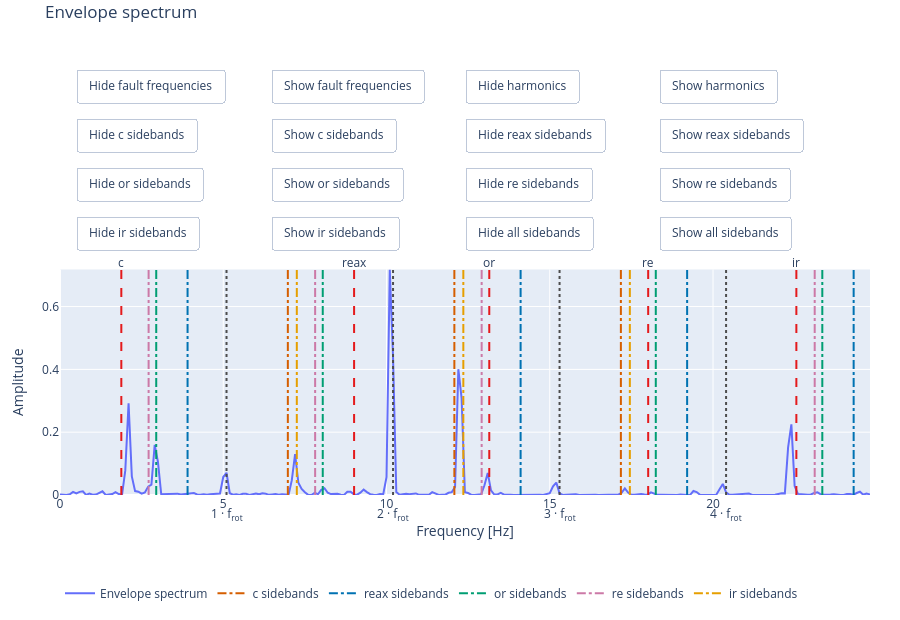

The cell this chart's notebook holds for it:
### Markdown cell above
It is also possible to add harmonics / sidebands vlines to the plot using methods `plot_harmonics` and `plot_bands`. Buttons provide interactivity with plot to determine why some of the components in the spectrum exists.

### Code cell
figure = plot_envelope_spectrum(freq, Pxx_envelope, frequency_of_rotation, fault_frequencies, normalise=normalise)
figure = plot_harmonics(figure, frequency_of_rotation, 5, normalise=normalise)
figure = plot_bands(figure, frequency_of_rotation, fault_frequencies, 3, normalise=normalise)
figure.show()

### Figure 1 — Plotly figure (JSON) as saved in the notebook; plotly's stock layout.template omitted (floating-point values rounded to 4 significant figures; data arrays with more than 128 entries replaced by an {"elided": "..."} marker saying what was removed)
{"data": [{"mode": "lines", "name": "Envelope spectrum", "type": "scatter", "x": {"elided": "32001 float values"}, "y": {"elided": "32001 float values"}}, {"hoverinfo": "skip", "legendgroup": "f_cage sidebands", "line": {"color": "#d55e00", "dash": "dashdot"}, "mode": "lines", "name": "c sidebands", "type": "scatter", "x": [null], "y": [null]}, {"hoverinfo": "skip", "legendgroup": "f_rolling_element_about_axis sidebands", "line": {"color": "#0072b2", "dash": "dashdot"}, "mode": "lines", "name": "reax sidebands", "type": "scatter", "x": [null], "y": [null]}, {"hoverinfo": "skip", "legendgroup": "f_outer_ring sidebands", "line": {"color": "#009e73", "dash": "dashdot"}, "mode": "lines", "name": "or sidebands", "type": "scatter", "x": [null], "y": [null]}, {"hoverinfo": "skip", "legendgroup": "f_rolling_element sidebands", "line": {"color": "#cc79a7", "dash": "dashdot"}, "mode": "lines", "name": "re sidebands", "type": "scatter", "x": [null], "y": [null]}, {"hoverinfo": "skip", "legendgroup": "f_inner_ring sidebands", "line": {"color": "#e69f00", "dash": "dashdot"}, "mode": "lines", "name": "ir sidebands", "type": "scatter", "x": [null], "y": [null]}], "layout": {"annotations": [{"showarrow": false, "text": "c", "x": 1.878, "xref": "x", "y": 0.5, "yref": "paper", "yshift": 0}, {"showarrow": false, "text": "reax", "x": 9.007, "xref": "x", "y": 0.5, "yref": "paper", "yshift": 0}, {"showarrow": false, "text": "or", "x": 13.15, "xref": "x", "y": 0.5, "yref": "paper", "yshift": 0}, {"showarrow": false, "text": "re", "x": 18.01, "xref": "x", "y": 0.5, "yref": "paper", "yshift": 0}, {"showarrow": false, "text": "ir", "x": 22.55, "xref": "x", "y": 0.5, "yref": "paper", "yshift": 0}, {"showarrow": false, "text": "1 · f<sub>rot</sub>", "x": 5.1, "xref": "x", "y": 0, "yref": "paper", "yshift": -30}, {"showarrow": false, "text": "2 · f<sub>rot</sub>", "x": 10.2, "xref": "x", "y": 0, "yref": "paper", "yshift": -30}, {"showarrow": false, "text": "3 · f<sub>rot</sub>", "x": 15.3, "xref": "x", "y": 0, "yref": "paper", "yshift": -30}, {"showarrow": false, "text": "4 · f<sub>rot</sub>", "x": 20.4, "xref": "x", "y": 0, "yref": "paper", "yshift": -30}, {"showarrow": false, "text": "5 · f<sub>rot</sub>", "x": 25.5, "xref": "x", "y": 0, "yref": "paper", "yshift": -30}], "height": 620, "legend": {"orientation": "h", "x": 0, "xanchor": "left", "y": -0.18, "yanchor": "top"}, "margin": {"b": 95, "l": 60, "r": 30, "t": 30}, "shapes": [{"line": {"color": "#e41a1c", "dash": "dash"}, "type": "line", "x0": 1.878, "x1": 1.878, "xref": "x", "y0": 0, "y1": 1, "yref": "y domain"}, {"line": {"color": "#e41a1c", "dash": "dash"}, "type": "line", "x0": 9.007, "x1": 9.007, "xref": "x", "y0": 0, "y1": 1, "yref": "y domain"}, {"line": {"color": "#e41a1c", "dash": "dash"}, "type": "line", "x0": 13.15, "x1": 13.15, "xref": "x", "y0": 0, "y1": 1, "yref": "y domain"}, {"line": {"color": "#e41a1c", "dash": "dash"}, "type": "line", "x0": 18.01, "x1": 18.01, "xref": "x", "y0": 0, "y1": 1, "yref": "y domain"}, {"line": {"color": "#e41a1c", "dash": "dash"}, "type": "line", "x0": 22.55, "x1": 22.55, "xref": "x", "y0": 0, "y1": 1, "yref": "y domain"}, {"line": {"color": "#4d4d4d", "dash": "dot"}, "type": "line", "x0": 5.1, "x1": 5.1, "xref": "x", "y0": 0, "y1": 1, "yref": "y domain"}, {"line": {"color": "#4d4d4d", "dash": "dot"}, "type": "line", "x0": 10.2, "x1": 10.2, "xref": "x", "y0": 0, "y1": 1, "yref": "y domain"}, {"line": {"color": "#4d4d4d", "dash": "dot"}, "type": "line", "x0": 15.3, "x1": 15.3, "xref": "x", "y0": 0, "y1": 1, "yref": "y domain"}, {"line": {"color": "#4d4d4d", "dash": "dot"}, "type": "line", "x0": 20.4, "x1": 20.4, "xref": "x", "y0": 0, "y1": 1, "yref": "y domain"}, {"line": {"color": "#4d4d4d", "dash": "dot"}, "type": "line", "x0": 25.5, "x1": 25.5, "xref": "x", "y0": 0, "y1": 1, "yref": "y domain"}, {"line": {"color": "#d55e00", "dash": "dashdot"}, "type": "line", "x0": 6.978, "x1": 6.978, "xref": "x", "y0": 0, "y1": 1, "yref": "y domain"}, {"line": {"color": "#d55e00", "dash": "dashdot"}, "type": "line", "x0": 12.08, "x1": 12.08, "xref": "x", "y0": 0, "y1": 1, "yref": "y domain"}, {"line": {"color": "#d55e00", "dash": "dashdot"}, "type": "line", "x0": 17.18, "x1": 17.18, "xref": "x", "y0": 0, "y1": 1, "yref": "y domain"}, {"line": {"color": "#0072b2", "dash": "dashdot"}, "type": "line", "x0": 3.907, "x1": 3.907, "xref": "x", "y0": 0, "y1": 1, "yref": "y domain"}, {"line": {"color": "#0072b2", "dash": "dashdot"}, "type": "line", "x0": 14.11, "x1": 14.11, "xref": "x", "y0": 0, "y1": 1, "yref": "y domain"}, {"line": {"color": "#0072b2", "dash": "dashdot"}, "type": "line", "x0": 19.21, "x1": 19.21, "xref": "x", "y0": 0, "y1": 1, "yref": "y domain"}, {"line": {"color": "#0072b2", "dash": "dashdot"}, "type": "line", "x0": 24.31, "x1": 24.31, "xref": "x", "y0": 0, "y1": 1, "yref": "y domain"}, {"line": {"color": "#009e73", "dash": "dashdot"}, "type": "line", "x0": 8.047, "x1": 8.047, "xref": "x", "y0": 0, "y1": 1, "yref": "y domain"}, {"line": {"color": "#009e73", "dash": "dashdot"}, "type": "line", "x0": 18.25, "x1": 18.25, "xref": "x", "y0": 0, "y1": 1, "yref": "y domain"}, {"line": {"color": "#009e73", "dash": "dashdot"}, "type": "line", "x0": 2.947, "x1": 2.947, "xref": "x", "y0": 0, "y1": 1, "yref": "y domain"}, {"line": {"color": "#009e73", "dash": "dashdot"}, "type": "line", "x0": 23.35, "x1": 23.35, "xref": "x", "y0": 0, "y1": 1, "yref": "y domain"}, {"line": {"color": "#009e73", "dash": "dashdot"}, "type": "line", "x0": 28.45, "x1": 28.45, "xref": "x", "y0": 0, "y1": 1, "yref": "y domain"}, {"line": {"color": "#cc79a7", "dash": "dashdot"}, "type": "line", "x0": 12.91, "x1": 12.91, "xref": "x", "y0": 0, "y1": 1, "yref": "y domain"}, {"line": {"color": "#cc79a7", "dash": "dashdot"}, "type": "line", "x0": 23.11, "x1": 23.11, "xref": "x", "y0": 0, "y1": 1, "yref": "y domain"}, {"line": {"color": "#cc79a7", "dash": "dashdot"}, "type": "line", "x0": 7.814, "x1": 7.814, "xref": "x", "y0": 0, "y1": 1, "yref": "y domain"}, {"line": {"color": "#cc79a7", "dash": "dashdot"}, "type": "line", "x0": 28.21, "x1": 28.21, "xref": "x", "y0": 0, "y1": 1, "yref": "y domain"}, {"line": {"color": "#cc79a7", "dash": "dashdot"}, "type": "line", "x0": 2.714, "x1": 2.714, "xref": "x", "y0": 0, "y1": 1, "yref": "y domain"}, {"line": {"color": "#cc79a7", "dash": "dashdot"}, "type": "line", "x0": 33.31, "x1": 33.31, "xref": "x", "y0": 0, "y1": 1, "yref": "y domain"}, {"line": {"color": "#e69f00", "dash": "dashdot"}, "type": "line", "x0": 17.45, "x1": 17.45, "xref": "x", "y0": 0, "y1": 1, "yref": "y domain"}, {"line": {"color": "#e69f00", "dash": "dashdot"}, "type": "line", "x0": 27.65, "x1": 27.65, "xref": "x", "y0": 0, "y1": 1, "yref": "y domain"}, {"line": {"color": "#e69f00", "dash": "dashdot"}, "type": "line", "x0": 12.35, "x1": 12.35, "xref": "x", "y0": 0, "y1": 1, "yref": "y domain"}, {"line": {"color": "#e69f00", "dash": "dashdot"}, "type": "line", "x0": 32.75, "x1": 32.75, "xref": "x", "y0": 0, "y1": 1, "yref": "y domain"}, {"line": {"color": "#e69f00", "dash": "dashdot"}, "type": "line", "x0": 7.253, "x1": 7.253, "xref": "x", "y0": 0, "y1": 1, "yref": "y domain"}, {"line": {"color": "#e69f00", "dash": "dashdot"}, "type": "line", "x0": 37.85, "x1": 37.85, "xref": "x", "y0": 0, "y1": 1, "yref": "y domain"}], "title": {"text": "Envelope spectrum", "y": 0.99, "yanchor": "top"}, "updatemenus": [{"buttons": [{"args": [{"annotations[0].visible": false, "annotations[1].visible": false, "annotations[2].visible": false, "annotations[3].visible": false, "annotations[4].visible": false, "shapes[0].visible": false, "shapes[1].visible": false, "shapes[2].visible": false, "shapes[3].visible": false, "shapes[4].visible": false}], "label": "Hide fault frequencies", "method": "relayout"}], "direction": "right", "pad": {"b": 2, "r": 10, "t": 2}, "showactive": false, "type": "buttons", "x": 0.02, "xanchor": "left", "y": 0.92, "yanchor": "top"}, {"buttons": [{"args": [{"annotations[0].visible": true, "annotations[1].visible": true, "annotations[2].visible": true, "annotations[3].visible": true, "annotations[4].visible": true, "shapes[0].visible": true, "shapes[1].visible": true, "shapes[2].visible": true, "shapes[3].visible": true, "shapes[4].visible": true}], "label": "Show fault frequencies", "method": "relayout"}], "direction": "right", "pad": {"b": 2, "r": 10, "t": 2}, "showactive": false, "type": "buttons", "x": 0.26, "xanchor": "left", "y": 0.92, "yanchor": "top"}, {"buttons": [{"args": [{"annotations[5].visible": false, "annotations[6].visible": false, "annotations[7].visible": false, "annotations[8].visible": false, "annotations[9].visible": false, "shapes[5].visible": false, "shapes[6].visible": false, "shapes[7].visible": false, "shapes[8].visible": false, "shapes[9].visible": false}], "label": "Hide harmonics", "method": "relayout"}], "direction": "right", "pad": {"b": 2, "r": 10, "t": 2}, "showactive": false, "type": "buttons", "x": 0.5, "xanchor": "left", "y": 0.92, "yanchor": "top"}, {"buttons": [{"args": [{"annotations[5].visible": true, "annotations[6].visible": true, "annotations[7].visible": true, "annotations[8].visible": true, "annotations[9].visible": true, "shapes[5].visible": true, "shapes[6].visible": true, "shapes[7].visible": true, "shapes[8].visible": true, "shapes[9].visible": true}], "label": "Show harmonics", "method": "relayout"}], "direction": "right", "pad": {"b": 2, "r": 10, "t": 2}, "showactive": false, "type": "buttons", "x": 0.74, "xanchor": "left", "y": 0.92, "yanchor": "top"}, {"buttons": [{"args": [{"shapes[10].visible": false, "shapes[11].visible": false, "shapes[12].visible": false}], "label": "Hide c sidebands", "method": "relayout"}], "direction": "right", "pad": {"b": 2, "r": 10, "t": 2}, "showactive": false, "type": "buttons", "x": 0.02, "xanchor": "left", "y": 0.815, "yanchor": "top"}, {"buttons": [{"args": [{"shapes[10].visible": true, "shapes[11].visible": true, "shapes[12].visible": true}], "label": "Show c sidebands", "method": "relayout"}], "direction": "right", "pad": {"b": 2, "r": 10, "t": 2}, "showactive": false, "type": "buttons", "x": 0.26, "xanchor": "left", "y": 0.815, "yanchor": "top"}, {"buttons": [{"args": [{"shapes[13].visible": false, "shapes[14].visible": false, "shapes[15].visible": false, "shapes[16].visible": false}], "label": "Hide reax sidebands", "method": "relayout"}], "direction": "right", "pad": {"b": 2, "r": 10, "t": 2}, "showactive": false, "type": "buttons", "x": 0.5, "xanchor": "left", "y": 0.815, "yanchor": "top"}, {"buttons": [{"args": [{"shapes[13].visible": true, "shapes[14].visible": true, "shapes[15].visible": true, "shapes[16].visible": true}], "label": "Show reax sidebands", "method": "relayout"}], "direction": "right", "pad": {"b": 2, "r": 10, "t": 2}, "showactive": false, "type": "buttons", "x": 0.74, "xanchor": "left", "y": 0.815, "yanchor": "top"}, {"buttons": [{"args": [{"shapes[17].visible": false, "shapes[18].visible": false, "shapes[19].visible": false, "shapes[20].visible": false, "shapes[21].visible": false}], "label": "Hide or sidebands", "method": "relayout"}], "direction": "right", "pad": {"b": 2, "r": 10, "t": 2}, "showactive": false, "type": "buttons", "x": 0.02, "xanchor": "left", "y": 0.71, "yanchor": "top"}, {"buttons": [{"args": [{"shapes[17].visible": true, "shapes[18].visible": true, "shapes[19].visible": true, "shapes[20].visible": true, "shapes[21].visible": true}], "label": "Show or sidebands", "method": "relayout"}], "direction": "right", "pad": {"b": 2, "r": 10, "t": 2}, "showactive": false, "type": "buttons", "x": 0.26, "xanchor": "left", "y": 0.71, "yanchor": "top"}, {"buttons": [{"args": [{"shapes[22].visible": false, "shapes[23].visible": false, "shapes[24].visible": false, "shapes[25].visible": false, "shapes[26].visible": false, "shapes[27].visible": false}], "label": "Hide re sidebands", "method": "relayout"}], "direction": "right", "pad": {"b": 2, "r": 10, "t": 2}, "showactive": false, "type": "buttons", "x": 0.5, "xanchor": "left", "y": 0.71, "yanchor": "top"}, {"buttons": [{"args": [{"shapes[22].visible": true, "shapes[23].visible": true, "shapes[24].visible": true, "shapes[25].visible": true, "shapes[26].visible": true, "shapes[27].visible": true}], "label": "Show re sidebands", "method": "relayout"}], "direction": "right", "pad": {"b": 2, "r": 10, "t": 2}, "showactive": false, "type": "buttons", "x": 0.74, "xanchor": "left", "y": 0.71, "yanchor": "top"}, {"buttons": [{"args": [{"shapes[28].visible": false, "shapes[29].visible": false, "shapes[30].visible": false, "shapes[31].visible": false, "shapes[32].visible": false, "shapes[33].visible": false}], "label": "Hide ir sidebands", "method": "relayout"}], "direction": "right", "pad": {"b": 2, "r": 10, "t": 2}, "showactive": false, "type": "buttons", "x": 0.02, "xanchor": "left", "y": 0.605, "yanchor": "top"}, {"buttons": [{"args": [{"shapes[28].visible": true, "shapes[29].visible": true, "shapes[30].visible": true, "shapes[31].visible": true, "shapes[32].visible": true, "shapes[33].visible": true}], "label": "Show ir sidebands", "method": "relayout"}], "direction": "right", "pad": {"b": 2, "r": 10, "t": 2}, "showactive": false, "type": "buttons", "x": 0.26, "xanchor": "left", "y": 0.605, "yanchor": "top"}, {"buttons": [{"args": [{"shapes[10].visible": false, "shapes[11].visible": false, "shapes[12].visible": false, "shapes[13].visible": false, "shapes[14].visible": false, "shapes[15].visible": false, "shapes[16].visible": false, "shapes[17].visible": false, "shapes[18].visible": false, "shapes[19].visible": false, "shapes[20].visible": false, "shapes[21].visible": false, "shapes[22].visible": false, "shapes[23].visible": false, "shapes[24].visible": false, "shapes[25].visible": false, "shapes[26].visible": false, "shapes[27].visible": false, "shapes[28].visible": false, "shapes[29].visible": false, "shapes[30].visible": false, "shapes[31].visible": false, "shapes[32].visible": false, "shapes[33].visible": false}], "label": "Hide all sidebands", "method": "relayout"}], "direction": "right", "pad": {"b": 2, "r": 10, "t": 2}, "showactive": false, "type": "buttons", "x": 0.5, "xanchor": "left", "y": 0.605, "yanchor": "top"}, {"buttons": [{"args": [{"shapes[10].visible": true, "shapes[11].visible": true, "shapes[12].visible": true, "shapes[13].visible": true, "shapes[14].visible": true, "shapes[15].visible": true, "shapes[16].visible": true, "shapes[17].visible": true, "shapes[18].visible": true, "shapes[19].visible": true, "shapes[20].visible": true, "shapes[21].visible": true, "shapes[22].visible": true, "shapes[23].visible": true, "shapes[24].visible": true, "shapes[25].visible": true, "shapes[26].visible": true, "shapes[27].visible": true, "shapes[28].visible": true, "shapes[29].visible": true, "shapes[30].visible": true, "shapes[31].visible": true, "shapes[32].visible": true, "shapes[33].visible": true}], "label": "Show all sidebands", "method": "relayout"}], "direction": "right", "pad": {"b": 2, "r": 10, "t": 2}, "showactive": false, "type": "buttons", "x": 0.74, "xanchor": "left", "y": 0.605, "yanchor": "top"}], "xaxis": {"range": [0, 24.81], "title": {"text": "Frequency [Hz]"}}, "yaxis": {"domain": [0, 0.485], "range": [0, 0.7181], "title": {"text": "Amplitude"}}}}
